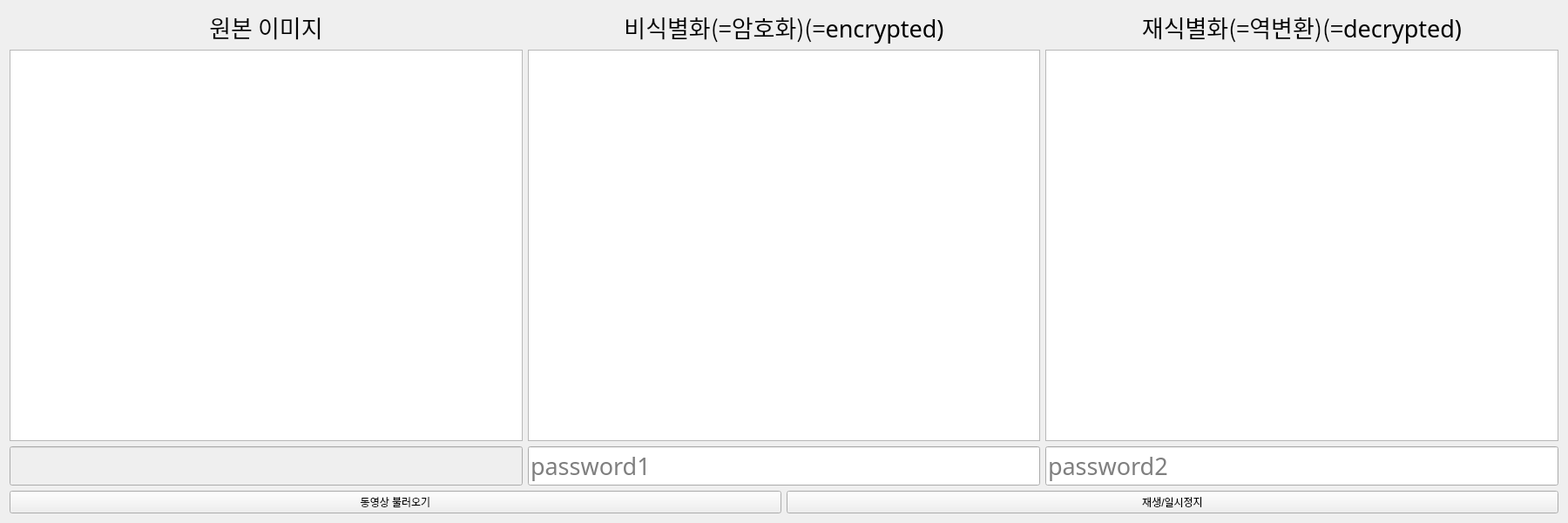
<?xml version="1.0" encoding="UTF-8"?>
<ui version="4.0">
 <class>VideoPlayer</class>
 <widget class="QWidget" name="VideoPlayer">
  <property name="geometry">
   <rect>
    <x>0</x>
    <y>0</y>
    <width>1800</width>
    <height>600</height>
   </rect>
  </property>
  <property name="windowTitle">
   <string>Video Player</string>
  </property>
  <layout class="QVBoxLayout" name="mainLayout">
   <item>
    <layout class="QHBoxLayout" name="videoLayout">
     <item>
      <layout class="QVBoxLayout" name="video1Layout">
       <item>
        <widget class="QLabel" name="video1Label">
         <property name="text">
          <string>원본 이미지</string>
         </property>
         <property name="font">
          <font>
           <family>맑은 고딕</family>
           <pointsize>20</pointsize>
          </font>
         </property>
         <property name="alignment">
          <set>Qt::AlignCenter</set>
         </property>
        </widget>
       </item>
       <item>
        <widget class="QGraphicsView" name="video1View"/>
       </item>
       <item>
        <widget class="QLineEdit" name="editBox0">
         <property name="enabled">
          <bool>false</bool>
         </property>
         <property name="text">
          <string></string>
         </property>
         <property name="alignment">
          <set>Qt::AlignCenter</set>
         </property>
         <property name="readOnly">
          <bool>false</bool>
         </property>
         <property name="font">
          <font>
           <family>맑은 고딕</family>
           <pointsize>20</pointsize>
          </font>
         </property>
        </widget>
       </item>
      </layout>
     </item>
     <item>
      <layout class="QVBoxLayout" name="video2Layout">
       <item>
        <widget class="QLabel" name="video2Label">
         <property name="text">
          <string>비식별화(=암호화)(=encrypted)</string>
         </property>
         <property name="font">
          <font>
           <family>맑은 고딕</family>
           <pointsize>20</pointsize>
          </font>
         </property>
         <property name="alignment">
          <set>Qt::AlignCenter</set>
         </property>
        </widget>
       </item>
       <item>
        <widget class="QGraphicsView" name="video2View"/>
       </item>
       <item>
        <widget class="QLineEdit" name="editBox1">
         <property name="placeholderText">
          <string>password1</string>
         </property>
         <property name="font">
          <font>
           <family>맑은 고딕</family>
           <pointsize>20</pointsize>
          </font>
         </property>
        </widget>
       </item>
      </layout>
     </item>
     <item>
      <layout class="QVBoxLayout" name="video3Layout">
       <item>
        <widget class="QLabel" name="video3Label">
         <property name="text">
          <string>재식별화(=역변환)(=decrypted)</string>
         </property>
         <property name="font">
          <font>
           <family>맑은 고딕</family>
           <pointsize>20</pointsize>
          </font>
         </property>
         <property name="alignment">
          <set>Qt::AlignCenter</set>
         </property>
        </widget>
       </item>
       <item>
        <widget class="QGraphicsView" name="video3View"/>
       </item>
       <item>
        <widget class="QLineEdit" name="editBox2">
         <property name="placeholderText">
          <string>password2</string>
         </property>
         <property name="font">
          <font>
           <family>맑은 고딕</family>
           <pointsize>20</pointsize>
          </font>
         </property>
        </widget>
       </item>
      </layout>
     </item>
    </layout>
   </item>
   <item>
    <layout class="QHBoxLayout" name="buttonLayout">
     <item>
      <widget class="QPushButton" name="loadButton">
       <property name="text">
        <string>동영상 불러오기</string>
       </property>
      </widget>
     </item>
     <item>
      <widget class="QPushButton" name="playPauseButton">
       <property name="text">
        <string>재생/일시정지</string>
       </property>
      </widget>
     </item>
    </layout>
   </item>
  </layout>
 </widget>
 <resources/>
 <connections/>
</ui>
